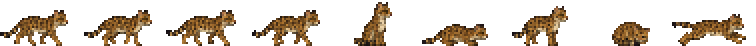
#> input picture assets/animals/gato.png, 378 x 23 px, given in place of argila.png, which was not available (shown 2 times larger)
$ python build_iron_assets.py ../assets/animals/gato.png
#> lines starting #> are read from the running program, lines starting #| are printed output that depends on the picture; after the words box and inside, x2 and y2 are one past the last pixel; in counts of white or black regions, pixels touching at a corner belong together
### tools/build_fire_assets.py
#!/usr/bin/env python3
"""
4d.1 — fogueira e ícones do fogo.   Uso:  python tools/build_fire_assets.py PASTA
  fogueira.png     1 linha x 6: apagada, cinzas, acesa (4 quadros de chama). Pedras e lenha no MESMO lugar em todos.
  icones_fogo.png  1 linha x 5: kit de fogueira, carvão, pitanga assada, siriguela assada, banana assada.
Saída: assets/environment/fire_<unlit|ash|0..3>.png (base comum: o chão fica na última linha), assets/items/item_*.png
       e js/data/fireSprites.js (tamanho da célula).
(fogueira_luz.png não é usada: a luz é desenhada por código, em faixas, para piscar com a chama e recortar a escuridão.)
"""
import json, os, sys
import numpy as np
from PIL import Image
HERE = os.path.dirname(os.path.abspath(__file__)); ROOT = os.path.dirname(HERE); sys.path.insert(0, HERE)
import build_animal_assets as B
FIRE_W = 32; ICON = 22
NAMES = ['fire_unlit', 'fire_ash', 'fire_0', 'fire_1', 'fire_2', 'fire_3']
ICONS = ['kit_fogueira', 'carvao', 'pitanga_assada', 'siriguela_assada', 'banana_assada']

def flat(path):
    """PNG com transparência -> cópia com fundo branco (as ferramentas recortam pelo branco)."""
#> called with path = '../assets/animals/gato.png/argila.png'
    im = Image.open(path)
#> im is the input picture: PIL image 378x23 RGBA; mean R, G, B, A 32.4, 23, 12, 68.4
    if im.mode != 'RGBA': return path
    bg = Image.new('RGBA', im.size, (255, 255, 255, 255)); bg.alpha_composite(im)
#> after `bg = Image.new('RGBA', im.size, (255, 255, 255, 255))`: bg: PIL image 378x23 RGBA; every value is 255
    out = os.path.join(ROOT, '.tmp_' + os.path.basename(path)); bg.convert('RGB').save(out); return out

# [28 lines left out: function main, not called in this run]

# [1 lines that do not run on import are left out]

### tools/build_animal_assets.py
#!/usr/bin/env python3
"""
Gera os sprites dos ANIMAIS (e das plantas novas do ciclo) a partir das folhas geradas por IA.
Reprodutível: rode de novo se uma folha for substituída.

Uso (na raiz do projeto):   python tools/build_animal_assets.py PASTA_COM_AS_FOLHAS

Para cada folha, os itens são lidos em ordem de LEITURA (linhas de cima para baixo, itens da esquerda para a direita).
Pedaços pequenos soltos (língua do teiú, abelhas, torrões do ninho, raízes) são juntados ao item grande mais próximo.

Saída:
  assets/animals/<animal>.png     uma tira horizontal com todos os quadros do animal, todos na MESMA célula (cw x ch):
                                  a base (pés) de cada quadro fica na última linha da célula e o corpo fica centrado.
                                  Assim o jogo desenha qualquer quadro no mesmo ponto sem o animal "pular".
  assets/environment/<nome>.png   objetos novos (colmeia, rastro, galho caído, broto da bananeira, siriguela dormente)
  js/data/animalSprites.js        (gerado) célula, número de quadros e nome de cada quadro, por animal

Escala: cada folha tem uma medida de referência (largura ou altura de um item, em px do jogo). Personagem = 64 px de altura.
Requer: Pillow, numpy, scipy.
"""
import json, os, sys
import numpy as np
from PIL import Image
from scipy import ndimage as ndi

HERE = os.path.dirname(os.path.abspath(__file__)); ROOT = os.path.dirname(HERE)
THR, LIGHT, LIGHT_MAX, HOLE_MIN = 228, 196, 160, 5

# folha -> (nomes em ordem de leitura, referência (índice do item, 'w' ou 'h', px no jogo), destino)
ANIMALS = {
    'jabuti':   ('jabuti adulto.jfif', ['walk0', 'walk1', 'walk2', 'walk3', 'idle', 'hide', 'eat', 'look'], (4, 'w', 26)),
    'jabuti_f': ('Jabuti filhote e ovos.jfif', ['walk0', 'walk1', 'walk2', 'walk3', 'idle', 'egg', 'nest', 'hatch'], (4, 'w', 14)),
    'teiu':     ('Teiú.jfif', ['walk0', 'walk1', 'walk2', 'walk3', 'idle', 'tongue0', 'tongue1', 'bask', 'eat'], (0, 'w', 40)),
    'cururu':   ('Sapo-cururu.png', ['idle', 'hop0', 'hop1', 'hop2', 'call0', 'call1'], (0, 'w', 15)),
    'girino':   ('Girino e ovos do cururu.png', ['swim0', 'swim1', 'swim2', 'froglet', 'eggs'], (0, 'w', 10)),
    'sanhaco':  ('Sanhaço-do-coqueiro.png', ['idle', 'flick', 'hop0', 'hop1', 'peck0', 'peck1', 'fly0', 'fly1', 'fly2'], (0, 'w', 13)),
    'garca':    ('Garça-branca-grande.png', ['idle', 'walk0', 'walk1', 'walk2', 'walk3', 'aim', 'strike', 'fly0', 'fly1', 'fly2', 'fly3'], (0, 'h', 38)),
    'coruja':   ('Coruja-suindara.png', ['idle', 'look', 'sleep', 'fly0', 'fly1', 'fly2', 'fly3', 'chick0', 'chick1', 'egg', 'pellet'], (0, 'h', 20)),
    'morcego':  ('Morcego frugívoro.png', ['fly0', 'fly1', 'fly2', 'hang0', 'hang1'], (1, 'w', 20)),
    'gato':     ('Gato-do-mato.png', ['walk0', 'walk1', 'walk2', 'walk3', 'sit', 'stalk', 'alert', 'sleep', 'run'], (0, 'w', 34)),
}
# objetos/plantas: folha -> lista de (nome do arquivo, índice do item) e referência
PROPS = {
    'Colmeia de uruçu e pote de mel.png': ([('hive_quiet', 0), ('hive_busy', 1), ('item_honey', 2)], (0, 'h', 30)),
    'Flor e galho caído da siriguela.png': ([('siri_flower_a', 0), ('siri_flower_b', 1), ('siri_flower_c', 2), ('siri_branch', 3), ('siri_branch_root', 4)], (3, 'w', 34)),
    'Broto da bananeira.png': ([('banana_sucker_s', 0), ('banana_sucker_m', 1)], (1, 'h', 30)),
    'Siriguela dormente.png': ([('siri_dry', 0)], (0, 'h', 104)),
}
TRACKS = ('Rastros do gato.png', 7)        # altura (px do jogo) de UMA pegada

def fg_mask(rgb):
    lab, _ = ndi.label((rgb > THR).all(axis=2))
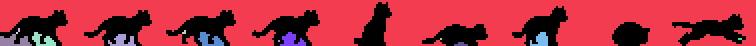
#> lab: shape (23, 378) int32 (shown 2 times larger); 15 distinct labels, from 0 to 14; one colour per label, 0 black
    border = set(np.unique(np.concatenate([lab[0], lab[-1], lab[:, 0], lab[:, -1]]))) - {0}
#> border = 8 items
    bg = np.isin(lab, list(border))
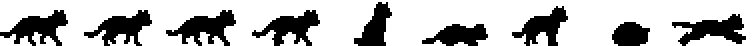
#> bg: shape (23, 378) bool (shown 2 times larger); 73.1% white; 9 black regions, largest, box (x1, y1, x2, y2) and area: (83, 5, 118, 23) 304, (0, 5, 34, 23) 295, (336, 7, 373, 23) 293
    for i in set(np.unique(lab)) - border - {0}:
        m = lab == i
        if m.sum() >= HOLE_MIN and rgb[m].mean() >= 248: bg |= m
#> this loop made 6 passes
#> i on passes 1 to 6: 2, 3, 4, 11, 12, 13
#> pass 1, in fg_mask, `m = lab == i`:
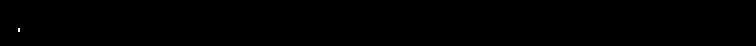
#> m: shape (23, 378) bool (shown 2 times larger); 0.02% white in thin lines or dots, all inside (x1, y1, x2, y2) = (9, 14, 10, 16)
    light = ((rgb > LIGHT).all(axis=2)) & ~bg
#> light: shape (23, 378) bool; 0.12% white in thin lines or dots, all inside (x1, y1, x2, y2) = (8, 14, 371, 21)
    ll, _ = ndi.label(light, structure=np.ones((3, 3)))
#> ll: shape (23, 378) int32; 6 distinct labels, from 0 to 5
    for i, sl in enumerate(ndi.find_objects(ll), 1):
        mm = ll[sl] == i
        if mm.sum() < LIGHT_MAX: bg[sl] |= mm
#> this loop made 5 passes
#> mm on passes 1 to 5: [[False, True], [False, True], [True, False]], [[False, True], [True, True]], [True], [[True, True]], [True]
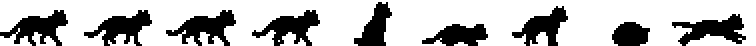
#> bg: shape (23, 378) bool (shown 2 times larger); 73.2% white; 9 black regions, largest, box (x1, y1, x2, y2) and area: (83, 5, 118, 23) 301, (0, 5, 34, 23) 292, (336, 7, 373, 23) 291
    return ndi.binary_erosion(~bg, structure=np.ones((3, 3)), iterations=1)
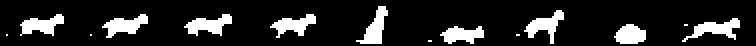
#> returned value: shape (23, 378) bool (shown 2 times larger); 14.1% white; 14 white regions (5 under 20 px), largest, box (x1, y1, x2, y2) and area: (341, 9, 370, 21) 144, (92, 7, 116, 18) 142, (51, 7, 74, 19) 140

def items(path):
    """Itens da folha em ordem de leitura. Cada item = (máscara booleana do tamanho da folha recortada, caixa)."""
    rgb = np.array(Image.open(path).convert('RGB')).astype(int); fg = fg_mask(rgb)
    lab, n = ndi.label(fg, structure=np.ones((3, 3)))
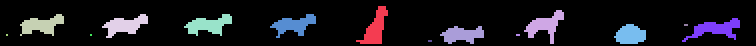
#> lab: shape (23, 378) int32 (shown 2 times larger); 15 distinct labels, from 0 to 14; one colour per label, 0 black
#> n = 14
    comps = []
    for i, sl in enumerate(ndi.find_objects(lab), 1):
        a = int((lab[sl] == i).sum())
        if a >= 120: comps.append({'ids': [i], 'y0': sl[0].start, 'y1': sl[0].stop, 'x0': sl[1].start, 'x1': sl[1].stop, 'a': a})
#> this loop made 14 passes
#> a on passes 1 to 12: 137, 139, 134, 140, 142, 134, 144, 120, 2, 126, 1, 1
#> after the loop, comps = 9 items
    big_a = max(c['a'] for c in comps)
#> big_a = 144
    big = [c for c in comps if c['a'] >= 0.12 * big_a]; small = [c for c in comps if c['a'] < 0.12 * big_a]
#> after `big = [c for c in comps if c['a'] >= 0.12 * big_a]`: big = 9 items
#> after `small = [c for c in comps if c['a'] < 0.12 * big_a]`: small = []
    for s in small:                                            # pedaço solto -> item grande mais próximo (distância entre caixas)
        def d(b): return max(0, max(b['x0'] - s['x1'], s['x0'] - b['x1'])) + max(0, max(b['y0'] - s['y1'], s['y0'] - b['y1']))
        b = min(big, key=d)
        if d(b) <= 120:
            b['ids'] += s['ids']; b['x0'] = min(b['x0'], s['x0']); b['x1'] = max(b['x1'], s['x1']); b['y0'] = min(b['y0'], s['y0']); b['y1'] = max(b['y1'], s['y1'])
#> this loop made 0 passes
    rows = []                                                  # linhas: centros verticais próximos
    for b in sorted(big, key=lambda c: (c['y0'] + c['y1']) / 2):
        cy = (b['y0'] + b['y1']) / 2
        for r in rows:
            if r['y0'] - 10 <= cy <= r['y1'] + 10: r['it'].append(b); r['y0'] = min(r['y0'], b['y0']); r['y1'] = max(r['y1'], b['y1']); break
        else: rows.append({'y0': b['y0'], 'y1': b['y1'], 'it': [b]})
#> this loop made 9 passes
#> cy on passes 1 to 9: 12.5, 12.5, 12.5, 13, 13, 13.5, 15, 17, 17.5
#> after the loop, r = 3 items; rows = 1 item
    out = []
    for r in rows:
        for b in sorted(r['it'], key=lambda c: c['x0']):
            sl = (slice(b['y0'], b['y1']), slice(b['x0'], b['x1']))
            out.append((rgb[sl], np.isin(lab[sl], b['ids'])))
#> this loop made 1 pass
#> after the loop, out = 9 items
    return out

# [79 lines left out: functions scale_of, downscale, body_cx, strip, save_prop, main, not called in this run]

# [1 lines that do not run on import are left out]

### tools/build_iron_assets.py
#!/usr/bin/env python3
"""
4d.2 — argila, forno de argila e ícones do ferro.   Uso:  python tools/build_iron_assets.py PASTA
  argila.png        1 linha x 3: manchas de argila no chão (margens de rio e lago)
  forno.png         1 linha x 5: forno frio + aceso (4 quadros). O corpo fica no MESMO lugar em todos.
  icones_ferro.png  1 linha x 6: argila, barra de ferro, picareta, machado e facão de ferro, minério de ferro
  leave.png         (opcional) 1 item: ícone da folha larga
Saída: assets/environment/clay_<1..3>.png, forno.png, forno_<unlit|0..3>.png, assets/items/item_*.png e js/data/ironSprites.js.
"""
import json, os, sys
import numpy as np
from PIL import Image
HERE = os.path.dirname(os.path.abspath(__file__)); ROOT = os.path.dirname(HERE); sys.path.insert(0, HERE)
import build_animal_assets as B
from build_fire_assets import flat
CLAY_W = 22; FORNO_W = 40; ICON = 22
ICONS = ['argila', 'barra_ferro', 'picareta_ferro', 'machado_ferro', 'facao_ferro', 'minerio_ferro']

def items(path, n):
    src = flat(path); its = B.items(src)
#> after `its = B.items(src)`: its = 9 items
    if os.path.basename(src).startswith('.tmp_'): os.remove(src)
#> (the run stopped early here; a loop or call above may not have finished)

$ run again, on assets/environment/banana_4.png
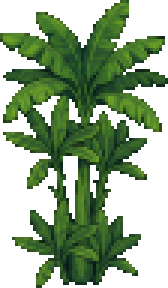
#> input picture assets/environment/banana_4.png, 56 x 96 px, given in place of argila.png, which was not available (shown 3 times larger)
#> in flat, im is the input picture: PIL image 56x96 RGBA; mean R, G, B, A 28.1, 50, 20.1, 133.1
#> border = 4 items
#> the loop in fg_mask, `for i in set(np.unique(lab)) - border - {0}:` made 7 passes
#> i on passes 1 to 7: 4, 5, 7, 8, 9, 10, 11
#> after the loop in fg_mask, `for i in set(np.unique(lab)) - border - {0}:`:
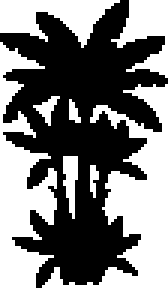
#> bg: shape (96, 56) bool (shown 3 times larger); 47.7% white; 8 white regions, largest, box (x1, y1, x2, y2) and area: (14, 28, 56, 96) 1004, (0, 14, 19, 96) 814, (0, 0, 40, 16) 345
#> light: shape (96, 56) bool; 0.06% white in thin lines or dots, all inside (x1, y1, x2, y2) = (38, 16, 43, 47)
#> ll: shape (96, 56) int32; 4 distinct labels, from 0 to 3
#> the loop in fg_mask, `for i, sl in enumerate(ndi.find_objects(ll), 1):` made 3 passes
#> in fg_mask, `return ndi.binary_erosion(~bg, structure=np.ones((3, 3)), iterations=1)`:
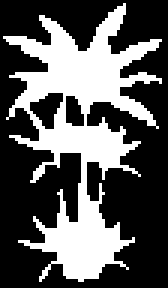
#> returned value: shape (96, 56) bool (shown 3 times larger); 35% white; 1 white region, box (x1, y1, x2, y2) and area: (1, 1, 54, 94) 1882
#> n = 1
#> the loop in items, `for i, sl in enumerate(ndi.find_objects(lab), 1):` made 1 pass
#> (i, a) on pass 1: (1, 1882)
#> after the loop in items, `for i, sl in enumerate(ndi.find_objects(lab), 1):`: comps = 1 item
#> big_a = 1882
#> big = 1 item
#> small = []
#> the loop in items, `for b in sorted(big, key=lambda c: (c['y0'] + c['y1']) / 2):` made 1 pass
#> cy on pass 1: 47.5
#> after the loop in items, `for b in sorted(big, key=lambda c: (c['y0'] + c['y1']) / 2):`: rows = 1 item
#> the loop in items, `for r in rows:` made 1 pass
